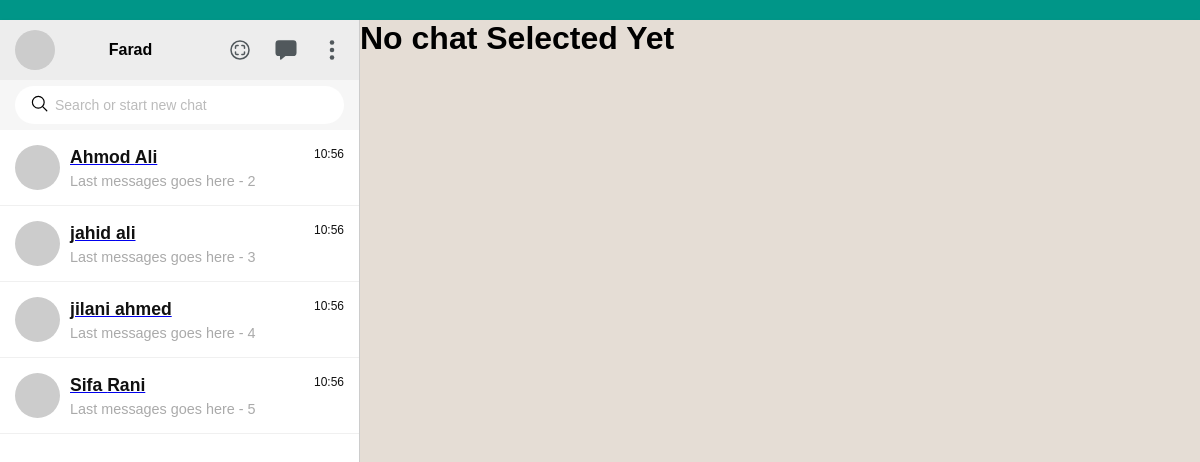
The app's page /chatapps/ (signed in) with its own data.
### CustomUser/models.py (models this page shows, shortened)
class CustomUser(AbstractBaseUser, PermissionsMixin):
    USER_ROLE = [
        ('1', 'Customer'),
        ('2', 'Editor'),
        ('3', 'Vendor'),
    ]
    email = models.EmailField(unique=True)
    first_name = models.CharField(max_length=30)
    last_name = models.CharField(max_length=30)
    channel_name = models.CharField(max_length=100, default=None, null=True, blank=True)
    user_role = models.CharField(choices=USER_ROLE, default=1, max_length=20)
    date_joined = models.DateTimeField(default=timezone.now)
    is_active = models.BooleanField(default=True)
    is_staff = models.BooleanField(default=True)
    objects = CustomUserManager()
    USERNAME_FIELD = 'email'
    REQUIRED_FIELDS = ['first_name', 'last_name']

### ChatApps/views.py (the view)
# urls.py: path("", views.home, name="home"),
def home(request):
    user_list = CustomUser.objects.all().exclude(id=request.user.id)
    context={
        "user_list":user_list,
    }
    return render(request,'chattemp/landing_page.html',context)

### templates/chattemp/landing_page.html
{% extends "chattemp/base.html" %}
{% block body_content %}
{% include 'chattemp/firend_list.html' %}
{% include 'chattemp/no_chat_selected.html' %}
{% endblock body_content %}

### templates/chattemp/firend_list.html (shortened to what this page needs)
<div class="leftSide">
    <div class="header">
        <div class="userimg">
            <img src="https://i.pravatar.cc/150?img={{request.user.id}}" alt="" class="cover">
        </div>
        <div class="listHead">
            <h4>{{request.user.first_name}}</h4>
        </div>
        <ul class="nav_icons">
            <li><ion-icon name="scan-circle-outline"></ion-icon></li>
            <li><ion-icon name="chatbox"></ion-icon></li>
            <li><ion-icon name="ellipsis-vertical"></ion-icon></li>
        </ul>
    </div>
    <div class="search_chat">
        <div>
            <input type="text" placeholder="Search or start new chat">
            <ion-icon name="search-outline"></ion-icon>
        </div>
    </div>
    <div class="chatlist">
        {% for user in user_list %}
            <div class="block">
                <div class="imgBox">
                    <a href="{% url 'single_chat_page' user.id %}">
                        <img src="https://i.pravatar.cc/150?img={{user.id}}" class="cover" alt="">
                    </a>
                </div>
                <div class="details">
                    <div class="listHead">
                        <a href="{% url 'single_chat_page' user.id %}">
                            <h4>{{user.first_name}} {{user.last_name}}</h4>
                        </a>
                        <p class="time">10:56</p>
                    </div>
                    <div class="message_p">
                        <p id="last_messages-{{user.id}}" > Last messages goes here - {{user.id}}</p>
                    </div>
                </div>
            </div>
        {% endfor %}
    </div>
</div>

### static/css/main.css (style rules this page uses)
* { margin: 0; padding: 0; box-sizing: border-box; font-family: Arial, Helvetica, sans-serif; }
body { display: flex; justify-content: center; align-items: center; min-height: 100vh; background: linear-gradient( #009688 0%, #009688 130px, #d9dbd5 130px, #d9dbd5 100% ); }
.container .leftSide { position: relative; flex: 30%; background: #fff; border-right: 1px solid rgba(0, 0, 0, 0.2); }
.header { position: relative; width: 100%; height: 60px; background: #ededed; display: flex; justify-content: space-between; align-items: center; padding: 0 15px; }
.userimg { position: relative; width: 40px; height: 40px; overflow: hidden; border-radius: 50%; cursor: pointer; }
.cover { position: absolute; top: 0; left: 0; width: 100%; height: 100%; object-fit: cover; }
.nav_icons { display: flex; }
.nav_icons li { display: flex; list-style: none; cursor: pointer; color: #51585c; font-size: 1.5em; margin-left: 22px; }
.search_chat { position: relative; width: 100%; height: 50px; background: #f6f6f6; display: flex; justify-content: center; align-items: center; padding: 0 15px; }
.search_chat div { width: 100%; }
.search_chat div input { width: 100%; outline: none; border: none; background: #fff; padding: 6px; height: 38px; border-radius: 30px; font-size: 14px; padding-left: 40px; }
.search_chat div input::placeholder { color: #bbb; }
.search_chat div ion-icon { position: absolute; left: 30px; top: 14px; font-size: 1.2em; }
.chatlist { position: relative; height: calc(100% - 110px); overflow: auto; }
.chatlist .block { position: relative; width: 100%; display: flex; align-items: center; padding: 15px; border-bottom: 1px solid rgba(0, 0, 0, 0.06); cursor: pointer; }
.chatlist .block .imgBox { position: relative; min-width: 45px; height: 45px; overflow: hidden; border-radius: 50%; margin-right: 10px; }
.chatlist .block .details { position: relative; width: 100%; }
.chatlist .block .details .listHead { display: flex; justify-content: space-between; margin-bottom: 5px; }
.chatlist .block .details .listHead h4 { font-size: 1.1em; font-weight: 600; color: #111; }
.chatlist .block .details .listHead .time { font-size: 0.75em; color: #aaa; }
.chatlist .block .details .listHead .time { color: #111; }
.message_p { display: flex; justify-content: space-between; align-items: center; }
.message_p p { color: #aaa; display: -webkit-box; -webkit-line-clamp: 1; font-size: 0.9em; -webkit-box-orient: vertical; overflow: hidden; text-overflow: ellipsis; }

### records on screen
CustomUser: user.first_name "Farad"
CustomUser: first_name "Ahmod", last_name "Ali", id "2"
CustomUser: first_name "jahid", last_name "ali", id "3"
CustomUser: first_name "jilani", last_name "ahmed", id "4"
CustomUser: first_name "Sifa", last_name "Rani", id "5"
